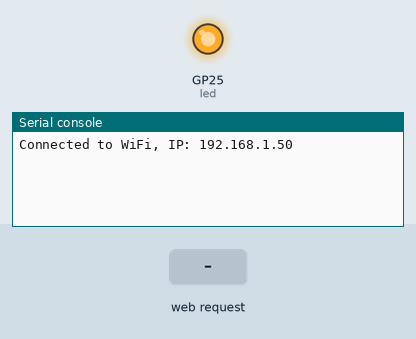
This program was run on a simulated Raspberry Pi Pico running MicroPython. Parts: output pins drawn as LEDs (lit = HIGH), the last lines printed to the serial console. Inputs (shaded band) come from the test bench. WiFi joins after 1.5 s; pins used as bus, display or sensor lines are not drawn.

Above: at 2.7 s.
2.8 s: HTTP request GET /on received
At 3.2 s:
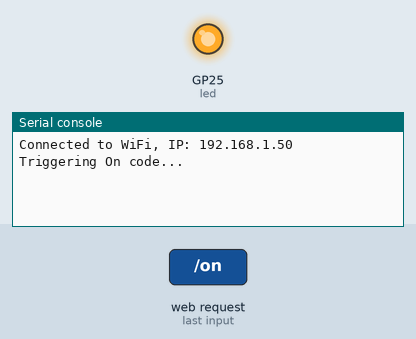
4.3 s: HTTP request GET /off received
At 5.5 s:
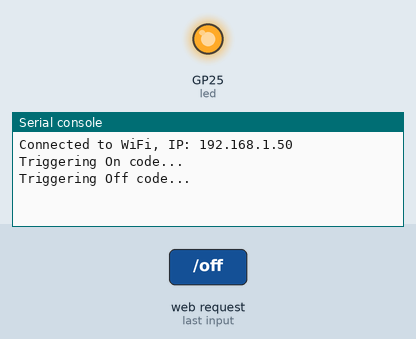
5.8 s: HTTP request GET /plus received
At 6.7 s:
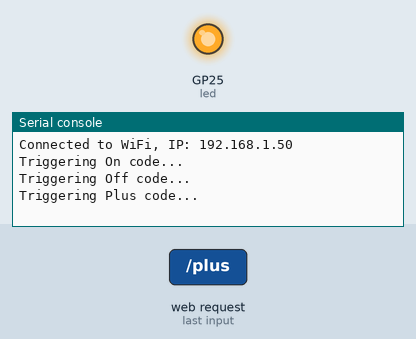

Measured:
- after the input at 2.8 s, the serial console: prints a new line at once (image 1)
- after the input at 4.3 s, the serial console: prints a new line at once (image 2)
- after the input at 5.8 s, the serial console: prints a new line at once (image 3)

The program:

remote.py
```python
import network, usocket, time
from machine import Pin

#Turn on the LED
led = machine.Pin("LED", machine.Pin.OUT)
led.on()

# Connect to WiFi
wlan = network.WLAN(network.STA_IF)
wlan.active(True)
wlan.connect("SSID", "PASSWORD")            # Put in your WIFI Credentials
while not wlan.isconnected(): pass
print(f"Connected to WiFi, IP: {wlan.ifconfig()[0]}")

# Configure pin and protocol
tx_pin = Pin(16, Pin.OUT)
class Protocol:
    def __init__(self, sync, zero, one):
        self.sync_high, self.sync_low = sync
        self.zero_high, self.zero_low = zero
        self.one_high, self.one_low = one
protocol_1 = Protocol((1, 31), (1, 3), (3, 1))

# Define codes
on_code = "011011101011110010111000"
off_code = "011011101011110010110100"
plus_code = "011011101011110010110010"
minus_code = "011011101011110010110001"
pulse_length = 369

def send_code(code, repetitions=20):
    for _ in range(repetitions):
        send_pulse(protocol_1.sync_high, protocol_1.sync_low)
        for bit in code:
            if bit == '0':
                send_pulse(protocol_1.zero_high, protocol_1.zero_low)
            else:
                send_pulse(protocol_1.one_high, protocol_1.one_low)

def send_pulse(high_duration, low_duration):
    tx_pin.on()
    time.sleep_us(high_duration * pulse_length)
    tx_pin.off()
    time.sleep_us(low_duration * pulse_length)

# Start web server
s = usocket.socket(usocket.AF_INET, usocket.SOCK_STREAM)
s.bind(('0.0.0.0', 80))                                            #Put in the IP the Pico is listening on
s.listen(5)

def handle_request(conn, addr):
    request = str(conn.recv(1024))
    if "/on" in request:
        print("Triggering On code...")
        send_code(on_code)
        response = "HTTP/1.1 200 OK\r\nContent-Type: text/html\r\n\r\n<html><body><h1>Dieselheizung</h1><p>On code sent</p></body></html>"
    elif "/off" in request:
        print("Triggering Off code...")
        send_code(off_code)
        response = "HTTP/1.1 200 OK\r\nContent-Type: text/html\r\n\r\n<html><body><h1>Dieselheizung</h1><p>Off code sent</p></body></html>"
    elif "/plus" in request:
        print("Triggering Plus code...")
        send_code(plus_code)
        response = "HTTP/1.1 200 OK\r\nContent-Type: text/html\r\n\r\n<html><body><p>Plus code sent</p></body></html>"
    elif "/minus" in request:
        print("Triggering Minus code...")
        send_code(minus_code)
        response = "HTTP/1.1 200 OK\r\nContent-Type: text/html\r\n\r\n<html><body><p>Minus code sent</p></body></html>"
    else:
        response = "HTTP/1.1 200 OK\r\nContent-Type: text/html\r\n\r\n"
        response += "<html><head><meta name='viewport' content='width=device-width, initial-scale=1'><style>"
        response += "body { font-family: Arial, sans-serif; text-align: center; padding: 20px; }"
        response += "h1 { color: #333; }"
        response += "button { background-color: #4CAF50; color: white; padding: 20px 30px; font-size: 24px; border: none; border-radius: 4px; margin: 10px; cursor: pointer; }"
        response += "button:hover { background-color: #45a049; }"
        response += ".btn-large { padding: 30px 40px; font-size: 36px; }"
        response += "</style></head><body><h1>Dieselheizung</h1>"
        response += "<button class='btn-large' onclick='sendCode(\"/on\")'>On</button>"
        response += "<button class='btn-large' onclick='sendCode(\"/off\")'>Off</button><br>"
        response += "<button onclick='sendCode(\"/plus\")'>+</button>"
        response += "<button onclick='sendCode(\"/minus\")'>-</button>"
        response += "<script>function sendCode(url) { fetch(url); }</script></body></html>"
    conn.send(response)
    conn.close()

while True:
    conn, addr = s.accept()
    handle_request(conn, addr)
```
